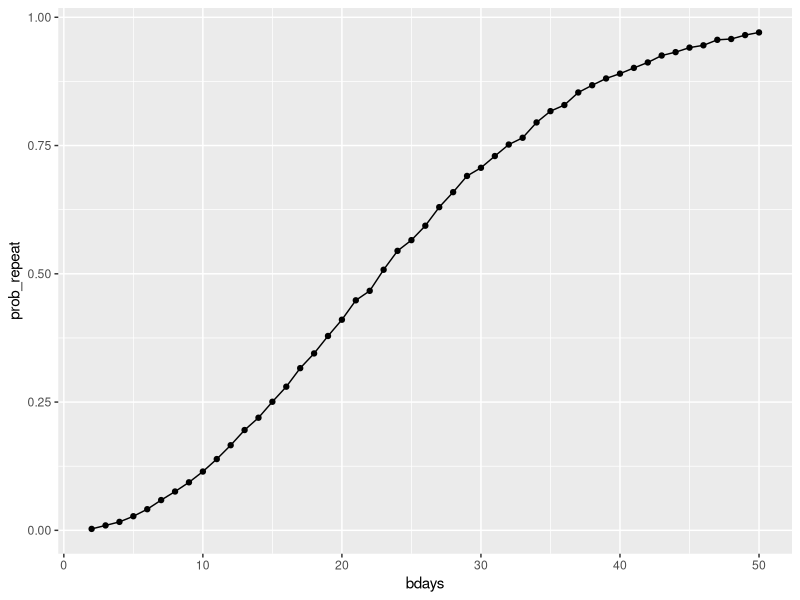

Recreate this plot in R.
## ---- chunk 1
library(dplyr)
library(tidyr)
library(purrr)
library(ggplot2)
library(broom)

birthdays = sample(1:365, 5, replace = TRUE)

repeated_bday = length(unique(birthdays)) < 5

repeated_bday
## ---- chunk 2

bday_sim = function(n_room) {

    birthdays = sample(1:365, n_room, replace = TRUE)

    repeated_bday = length(unique(birthdays)) < n_room

    repeated_bday
    
}

bday_sim(5)
## ---- chunk 3

bday_sim_results = 
  expand_grid(
    bdays = 2:50,
    iter = 1:10000
  ) |> 
  mutate(
    result = map_lgl(bdays, bday_sim)
  ) |> 
  group_by(
    bdays
    ) |> 
  summarize(
    prob_repeat = mean(result)
  )
  
bday_sim_results
## ---- chunk 4
bday_sim_results |> 
  ggplot(aes(x = bdays, y = prob_repeat)) +
  geom_point() +
  geom_line()
## ---- chunk 5
n = 30
sd = 5
u = 0
a = 0.05

run_one = function(u, n, sd) {
  x = rnorm(n, mean = u, sd = sd)
  t_test = t.test(x, mu = 0)
  tibble(
    sample_mean  = mean(x),
    p_value = tidy(t_test)$p.value
  )
}

simulation = 
  expand_grid(iter = 1:5000) |> 
  mutate(out = map(iter, ~ run_one(u = u, n = n, sd = sd))) |>
  unnest(out)


estimated_power <-
  simulation |>
  summarize(power = mean(p_value < a)) |>
  pull(power)

estimated_power
  
